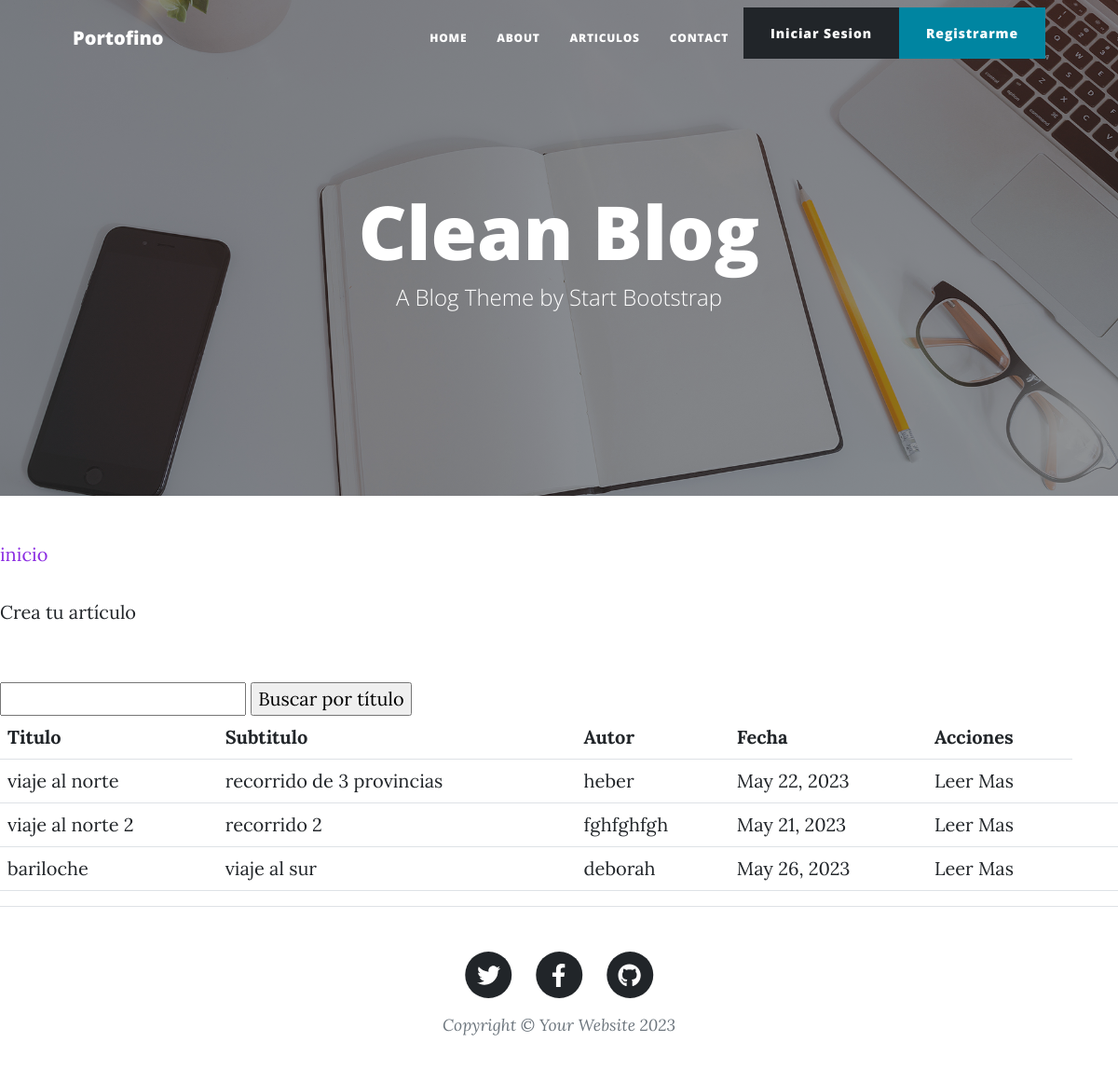
The page /AppBlog/pages/ on the database as committed earlier.
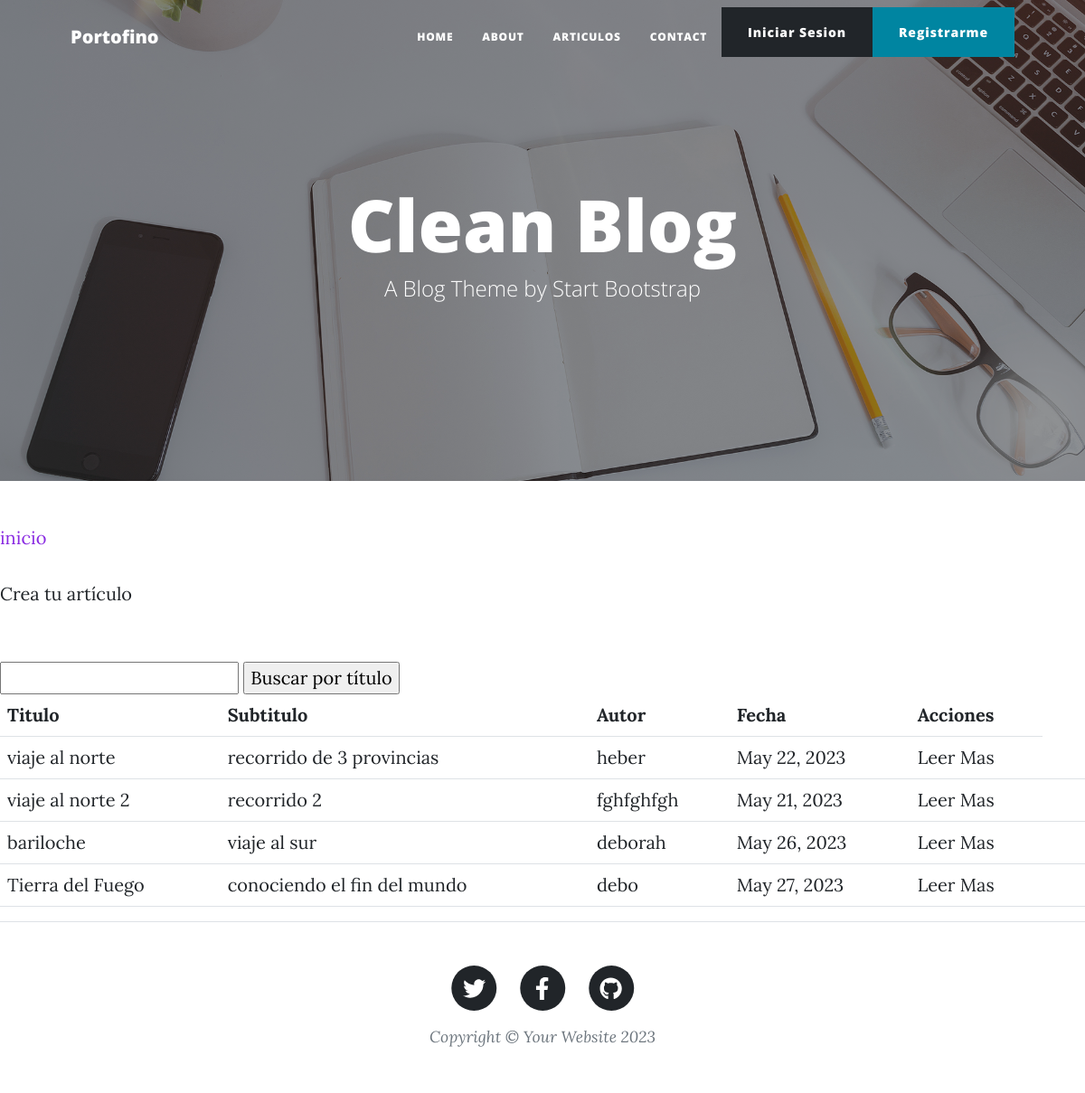
The same page on the database as committed later.
### AppBlog/models.py (models this page shows)
class Articulo(models.Model):
    titulo = models.CharField(max_length=64)
    subtitulo= models.CharField(max_length=150)
    cuerpo= models.TextField()
    Autor = models.CharField(max_length=64)
    fecha= models.DateField(null=True)
    creador = models.ForeignKey(User, on_delete=models.SET_NULL, null=True)

### AppBlog/views.py (the view)
# urls.py: path('pages/', views.ListaDeArticulos, name="ListaArticulos"),
def ListaDeArticulos(request):
    contexto = {
        "articulos": Articulo.objects.all(),
    }
    http_response = render(
        request=request,
        template_name='AppBlog/pages.html',
        context=contexto,
    )
    return http_response

### AppBlog/templates/AppBlog/pages.html (shortened to what this page needs)
{% extends "AppBlog/padre.html" %}
{% load static %}
{% block contenidoQueCambia %}
<section>
    <div>
        <p style="color:blueviolet"> inicio </p>
        <a href="{% url 'crear-articulo' %}">Crea tu artículo</a>
        <br>
        <br><br>
        <form action="{% url 'buscar_articulo' %}" method="post">
        <input type="text" name="busqueda">
        <input type="submit" value="Buscar por título">
        </form>
        <table class="table">
            <tbody>
              <tr>
                <th>Titulo</th>
                <th>Subtitulo</th>
                <th>Autor</th>
                <th>Fecha</th>
                <th>Acciones</th>
              </tr>
              {% for articulo in articulos %}
              <tr>
                <td>{{ articulo.titulo }}</td>
                <td>{{ articulo.subtitulo }}</td>
                <td>{{ articulo.Autor }}</td>
                <td>{{ articulo.fecha }}</td>
                <td>
                    <a href="{% url 'articulo' articulo.id %}">Leer Mas</a>
                </td>
                <td>
                </td>
                <td>
                </td>
              </tr>
              {% endfor %}
            </tbody>
          </table>
    </div>
</section>
{% endblock %}

### AppBlog/templates/AppBlog/padre.html (shortened to what this page needs)
{% load static %}
<!DOCTYPE html>
<html lang="en">
    <head>
        {% load static %}
        <link href="{% static 'css/styles.css' %}" rel="stylesheet" />
    </head>
    <body>
        <nav class="navbar navbar-expand-lg navbar-light" id="mainNav">
            <div class="container px-4 px-lg-5">
                <a class="navbar-brand" href="{% url 'home' %}">Portofino</a>
                <div class="collapse navbar-collapse" id="navbarResponsive">
                    <ul class="navbar-nav ms-auto py-4 py-lg-0">
                        <li class="nav-item"><a class="nav-link px-lg-3 py-3 py-lg-4" href="{% url 'home' %}">Home</a></li>
                        <li class="nav-item"><a class="nav-link px-lg-3 py-3 py-lg-4" href="{% url 'about' %}">About</a></li>
                        <li class="nav-item"><a class="nav-link px-lg-3 py-3 py-lg-4" href="{% url 'ListaArticulos' %}">Articulos</a></li>
                        <li class="nav-item"><a class="nav-link px-lg-3 py-3 py-lg-4" href="contact.html">Contact</a></li>
                        {% if user.is_authenticated %}
                        <div class="dropdown">
                            <button class="btn btn-secondary dropdown-toggle" type="button" id="dropdownMenuButton1" data-bs-toggle="dropdown" aria-expanded="false">
                                <div style="display: inline-flex;">
                                    <span>{{ user.username }}</span>
                                </div>
                            </button>
                            <ul class="dropdown-menu" aria-labelledby="dropdownMenuButton1">
                                <li>
                                    <a class="dropdown-item" href="{% url 'editar_perfil' %}">Editar mis datos</a>
                                </li>
                                <li>
                                    <a class="dropdown-item" href="{% url 'logout' %}"><strong>Cerrar Sesión</strong></a>
                                </li>
                                <li>
                                    <a class="dropdown-item" href="{% url 'agregar_avatar' %}"><strong>Agregar Avatar</strong></a>
                                </li>
                            </ul>
                            </div>
                        </div>
                        {% else %}
                        <li class="nav-item"><a type="button" class="btn btn-dark" href="{% url 'login' %}">Iniciar Sesion</a></li>
                        <li class="nav-item"><a type="button" class="btn btn-primary" href="{% url 'registro' %}">Registrarme</a></li>
                        {% endif %}
                    </ul>
                </div>
            </div>
        </nav>
        <header class="masthead" style="background-image: url('assets/img/home-bg.jpg')">
            <div class="container position-relative px-4 px-lg-5">
                <div class="row gx-4 gx-lg-5 justify-content-center">
                    <div class="col-md-10 col-lg-8 col-xl-7">
                        <div class="site-heading">
                            <h1>Clean Blog</h1>
                            <span class="subheading">A Blog Theme by Start Bootstrap</span>
                        </div>
                    </div>
                </div>
            </div>
        </header>
        {% block contenidoQueCambia %}
        {% endblock %}
        <footer class="border-top">
            <div class="container px-4 px-lg-5">
                <div class="row gx-4 gx-lg-5 justify-content-center">
                    <div class="col-md-10 col-lg-8 col-xl-7">
                        <ul class="list-inline text-center">
                            <li class="list-inline-item">
                                <a href="#!">
                                    <span class="fa-stack fa-lg">
                                        <i class="fas fa-circle fa-stack-2x"></i>
                                        <i class="fab fa-twitter fa-stack-1x fa-inverse"></i>
                                    </span>
                                </a>
                            </li>
                            <li class="list-inline-item">
                                <a href="#!">
                                    <span class="fa-stack fa-lg">
                                        <i class="fas fa-circle fa-stack-2x"></i>
                                        <i class="fab fa-facebook-f fa-stack-1x fa-inverse"></i>
                                    </span>
                                </a>
                            </li>
                            <li class="list-inline-item">
                                <a href="#!">
                                    <span class="fa-stack fa-lg">
                                        <i class="fas fa-circle fa-stack-2x"></i>
                                        <i class="fab fa-github fa-stack-1x fa-inverse"></i>
                                    </span>
                                </a>
                            </li>
                        </ul>
                        <div class="small text-center text-muted fst-italic">Copyright &copy; Your Website 2023</div>
                    </div>
                </div>
            </div>
        </footer>
    </body>
</html>

Rows that differ between the two databases and show on the page:
added Articulo: titulo "Tierra del Fuego", subtitulo "conociendo el fin del mundo", Autor "debo", fecha "May 27, 2023"
